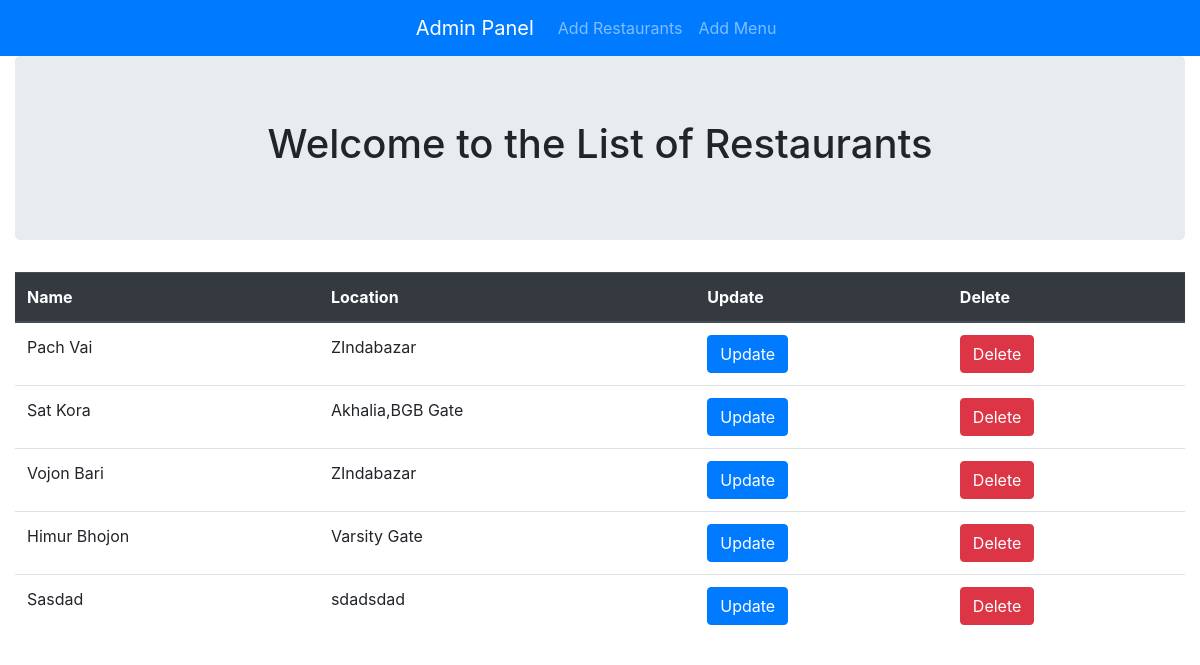
Before: / with the older database file.
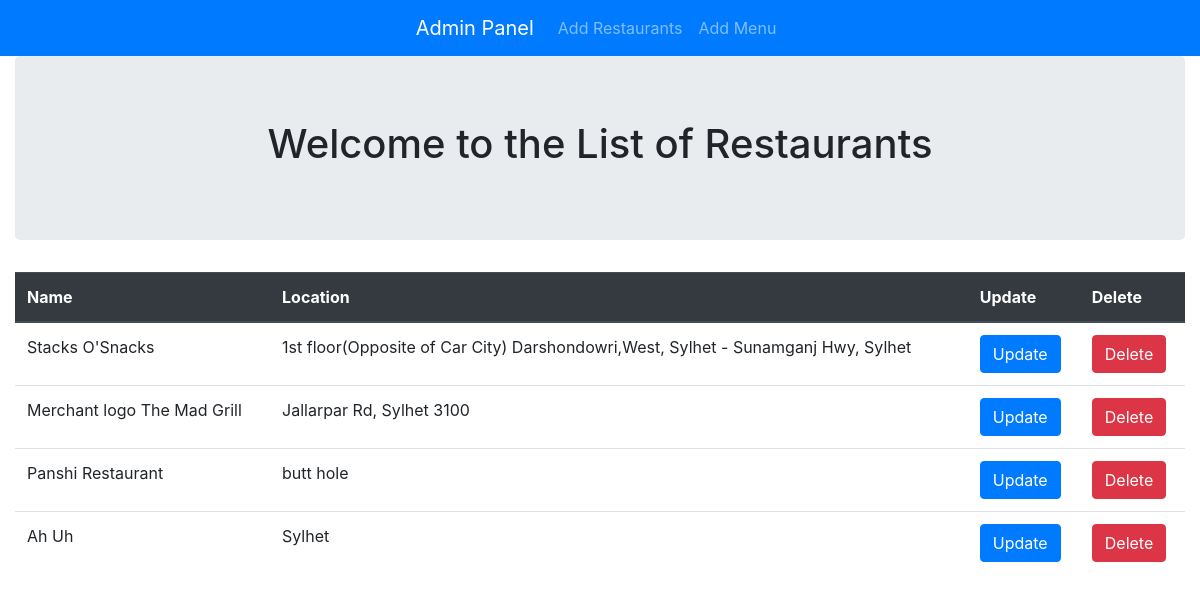
After: the same page with the newer database file.
### food_menu_app/models.py (models this page shows, shortened)
class Restaurant(models.Model):
    name = models.CharField(max_length=256)
    location = models.CharField(max_length=256)

### food_menu_app/views.py (the view)
# urls.py: path('',RestaurantListView.as_view(),name="index"),
class RestaurantListView(ListView):
    context_object_name = 'restaurants'
    template_name = "index.html"
    model = models.Restaurant

### templates/index.html
{% extends 'base.html' %} {% block content %}
<div class="container-fluid">
  <div class="jumbotron">
    <h1 align="center">Welcome to the List of Restaurants</h1>
  </div>
  <div class="table-responsive table-hover">
    <table class="table">
      <thead class="thead-dark">
        <tr>
          <th>
            Name
          </th>
          <th>Location</th>
          <th>Update</th>
          <th>Delete</th>
        </tr>
      </thead>
      <tbody>
        {% for restaurant in restaurants %}
        <tr>
          <td>{{restaurant.name}}</td>
          <td>{{restaurant.location}}</td>
          <td><a class='btn btn-primary' href="{% url 'restaurant_update' pk=restaurant.pk %}">Update</a></td>
          <td><a class='btn btn-danger' href="{% url 'restaurant_delete' pk=restaurant.pk %}">Delete</a></td>
        </tr>
        {% endfor %}
      </tbody>
    </table>
  </div>
</div>
{% endblock content %}

### templates/base.html (shortened to what this page needs)
{% load static %}
<!DOCTYPE html>
<html lang="en">
  <head>
    <link
      rel="stylesheet"
      href="https://maxcdn.bootstrapcdn.com/bootstrap/4.5.2/css/bootstrap.min.css"
    />
  </head>
  <body>
    <nav class="navbar navbar-expand-sm bg-primary justify-content-center navbar-dark">
      <ul class="nav navbar-nav">
        <a href="/" class="navbar-brand"> Admin Panel </a>
        <li class="nav-item">
          <a class="nav-link" href="{% url 'create_restaurant' %}">Add Restaurants</a>
        </li>
        <li class="nav-item">
          <a class="nav-link" href="{% url 'add_menu' %}">Add Menu</a>
        </li>
      </ul>
    </nav>
    {% block content %} {% endblock %}
  </body>
</html>

Changed rows visible on the page:
removed Restaurant: name "Pach Vai", location "ZIndabazar"
removed Restaurant: name "Sat Kora", location "Akhalia,BGB Gate"
removed Restaurant: name "Vojon Bari", location "ZIndabazar"
removed Restaurant: name "Himur Bhojon", location "Varsity Gate"
removed Restaurant: name "Sasdad", location "sdadsdad"
added Restaurant: name "Stacks O'Snacks", location "1st floor(Opposite of Car City) Darshondowri,West, Sylhet - Sunamganj Hwy, Sylhet"
added Restaurant: name "Merchant logo The Mad Grill", location "Jallarpar Rd, Sylhet 3100"
added Restaurant: name "Panshi Restaurant", location "butt hole"
added Restaurant: name "Ah Uh", location "Sylhet"
